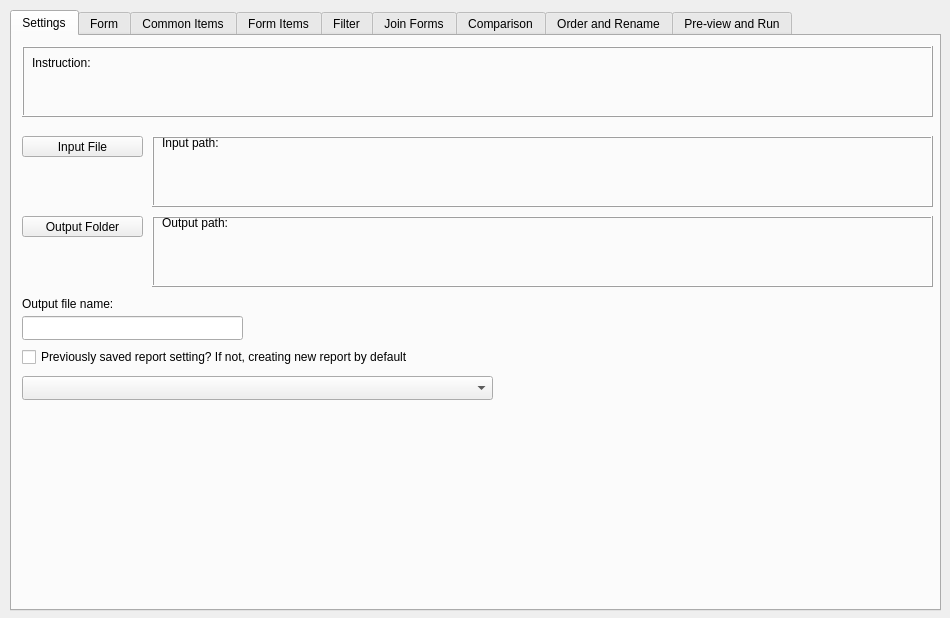
<?xml version="1.0" encoding="UTF-8"?>
<ui version="4.0">
 <class>Widget</class>
 <widget class="QWidget" name="Widget">
  <property name="geometry">
   <rect>
    <x>0</x>
    <y>0</y>
    <width>950</width>
    <height>618</height>
   </rect>
  </property>
  <property name="sizePolicy">
   <sizepolicy hsizetype="Preferred" vsizetype="Preferred">
    <horstretch>0</horstretch>
    <verstretch>0</verstretch>
   </sizepolicy>
  </property>
  <property name="windowTitle">
   <string>Widget</string>
  </property>
  <widget class="QTabWidget" name="tabWidget">
   <property name="geometry">
    <rect>
     <x>10</x>
     <y>10</y>
     <width>931</width>
     <height>601</height>
    </rect>
   </property>
   <property name="sizePolicy">
    <sizepolicy hsizetype="MinimumExpanding" vsizetype="MinimumExpanding">
     <horstretch>0</horstretch>
     <verstretch>0</verstretch>
    </sizepolicy>
   </property>
   <property name="tabPosition">
    <enum>QTabWidget::TabPosition::North</enum>
   </property>
   <property name="tabShape">
    <enum>QTabWidget::TabShape::Rounded</enum>
   </property>
   <property name="currentIndex">
    <number>0</number>
   </property>
   <widget class="QWidget" name="tab_input">
    <attribute name="title">
     <string>Settings</string>
    </attribute>
    <widget class="QPushButton" name="pushButton_input_file">
     <property name="geometry">
      <rect>
       <x>10</x>
       <y>100</y>
       <width>121</width>
       <height>21</height>
      </rect>
     </property>
     <property name="text">
      <string>Input File</string>
     </property>
     <property name="icon">
      <iconset theme="QIcon::ThemeIcon::EditFind"/>
     </property>
    </widget>
    <widget class="QFrame" name="frame">
     <property name="geometry">
      <rect>
       <x>10</x>
       <y>10</y>
       <width>911</width>
       <height>71</height>
      </rect>
     </property>
     <property name="frameShape">
      <enum>QFrame::Shape::Box</enum>
     </property>
     <property name="frameShadow">
      <enum>QFrame::Shadow::Raised</enum>
     </property>
     <widget class="QLabel" name="label">
      <property name="geometry">
       <rect>
        <x>10</x>
        <y>10</y>
        <width>891</width>
        <height>51</height>
       </rect>
      </property>
      <property name="text">
       <string>Instruction:</string>
      </property>
      <property name="alignment">
       <set>Qt::AlignmentFlag::AlignLeading|Qt::AlignmentFlag::AlignLeft|Qt::AlignmentFlag::AlignTop</set>
      </property>
      <property name="wordWrap">
       <bool>true</bool>
      </property>
     </widget>
    </widget>
    <widget class="QPushButton" name="pushButton_output_folder">
     <property name="geometry">
      <rect>
       <x>10</x>
       <y>180</y>
       <width>121</width>
       <height>21</height>
      </rect>
     </property>
     <property name="text">
      <string>Output Folder</string>
     </property>
     <property name="icon">
      <iconset theme="QIcon::ThemeIcon::DocumentSave"/>
     </property>
    </widget>
    <widget class="QComboBox" name="comboBox_saved_setting">
     <property name="geometry">
      <rect>
       <x>10</x>
       <y>340</y>
       <width>471</width>
       <height>24</height>
      </rect>
     </property>
    </widget>
    <widget class="QLineEdit" name="lineEdit_file_name">
     <property name="geometry">
      <rect>
       <x>10</x>
       <y>280</y>
       <width>221</width>
       <height>24</height>
      </rect>
     </property>
     <property name="text">
      <string/>
     </property>
     <property name="placeholderText">
      <string extracomment="Enter file name here"/>
     </property>
    </widget>
    <widget class="QCheckBox" name="checkBox_saved_setting">
     <property name="geometry">
      <rect>
       <x>10</x>
       <y>310</y>
       <width>391</width>
       <height>22</height>
      </rect>
     </property>
     <property name="text">
      <string>Previously saved report setting? If not, creating new report by default</string>
     </property>
    </widget>
    <widget class="QFrame" name="frame_2">
     <property name="geometry">
      <rect>
       <x>140</x>
       <y>100</y>
       <width>781</width>
       <height>71</height>
      </rect>
     </property>
     <property name="frameShape">
      <enum>QFrame::Shape::Box</enum>
     </property>
     <property name="frameShadow">
      <enum>QFrame::Shadow::Raised</enum>
     </property>
     <widget class="QLabel" name="label_input_file">
      <property name="geometry">
       <rect>
        <x>10</x>
        <y>0</y>
        <width>761</width>
        <height>71</height>
       </rect>
      </property>
      <property name="text">
       <string>Input path:</string>
      </property>
      <property name="alignment">
       <set>Qt::AlignmentFlag::AlignLeading|Qt::AlignmentFlag::AlignLeft|Qt::AlignmentFlag::AlignTop</set>
      </property>
      <property name="wordWrap">
       <bool>true</bool>
      </property>
     </widget>
    </widget>
    <widget class="QFrame" name="frame_3">
     <property name="geometry">
      <rect>
       <x>140</x>
       <y>180</y>
       <width>781</width>
       <height>71</height>
      </rect>
     </property>
     <property name="frameShape">
      <enum>QFrame::Shape::Box</enum>
     </property>
     <property name="frameShadow">
      <enum>QFrame::Shadow::Raised</enum>
     </property>
     <widget class="QLabel" name="label_output_folder">
      <property name="geometry">
       <rect>
        <x>10</x>
        <y>0</y>
        <width>761</width>
        <height>71</height>
       </rect>
      </property>
      <property name="text">
       <string>Output path:</string>
      </property>
      <property name="alignment">
       <set>Qt::AlignmentFlag::AlignLeading|Qt::AlignmentFlag::AlignLeft|Qt::AlignmentFlag::AlignTop</set>
      </property>
      <property name="wordWrap">
       <bool>true</bool>
      </property>
     </widget>
    </widget>
    <widget class="QLabel" name="label_2">
     <property name="geometry">
      <rect>
       <x>10</x>
       <y>260</y>
       <width>191</width>
       <height>16</height>
      </rect>
     </property>
     <property name="text">
      <string>Output file name:</string>
     </property>
    </widget>
   </widget>
   <widget class="QWidget" name="tab_forms">
    <attribute name="title">
     <string>Form</string>
    </attribute>
    <widget class="QFrame" name="frame_5">
     <property name="geometry">
      <rect>
       <x>10</x>
       <y>10</y>
       <width>911</width>
       <height>81</height>
      </rect>
     </property>
     <property name="frameShape">
      <enum>QFrame::Shape::Box</enum>
     </property>
     <property name="frameShadow">
      <enum>QFrame::Shadow::Raised</enum>
     </property>
     <widget class="QLabel" name="label_5">
      <property name="geometry">
       <rect>
        <x>10</x>
        <y>10</y>
        <width>891</width>
        <height>61</height>
       </rect>
      </property>
      <property name="text">
       <string>Instruction:</string>
      </property>
      <property name="alignment">
       <set>Qt::AlignmentFlag::AlignLeading|Qt::AlignmentFlag::AlignLeft|Qt::AlignmentFlag::AlignTop</set>
      </property>
      <property name="wordWrap">
       <bool>true</bool>
      </property>
     </widget>
    </widget>
    <widget class="QListWidget" name="listWidget_form_available">
     <property name="geometry">
      <rect>
       <x>10</x>
       <y>120</y>
       <width>300</width>
       <height>441</height>
      </rect>
     </property>
     <property name="verticalScrollBarPolicy">
      <enum>Qt::ScrollBarPolicy::ScrollBarAlwaysOn</enum>
     </property>
    </widget>
    <widget class="QListWidget" name="listWidget_form_selected">
     <property name="geometry">
      <rect>
       <x>620</x>
       <y>120</y>
       <width>300</width>
       <height>441</height>
      </rect>
     </property>
     <property name="verticalScrollBarPolicy">
      <enum>Qt::ScrollBarPolicy::ScrollBarAlwaysOn</enum>
     </property>
    </widget>
    <widget class="QPushButton" name="pushButton_select_form">
     <property name="geometry">
      <rect>
       <x>400</x>
       <y>190</y>
       <width>131</width>
       <height>24</height>
      </rect>
     </property>
     <property name="text">
      <string>Select Form</string>
     </property>
     <property name="icon">
      <iconset theme="QIcon::ThemeIcon::ListAdd"/>
     </property>
    </widget>
    <widget class="QPushButton" name="pushButton_remove_form">
     <property name="geometry">
      <rect>
       <x>400</x>
       <y>270</y>
       <width>131</width>
       <height>24</height>
      </rect>
     </property>
     <property name="text">
      <string>Remove Form</string>
     </property>
     <property name="icon">
      <iconset theme="QIcon::ThemeIcon::ListRemove"/>
     </property>
    </widget>
    <widget class="QPushButton" name="pushButton_select_all_form">
     <property name="geometry">
      <rect>
       <x>400</x>
       <y>350</y>
       <width>131</width>
       <height>24</height>
      </rect>
     </property>
     <property name="text">
      <string>Select All</string>
     </property>
     <property name="icon">
      <iconset theme="QIcon::ThemeIcon::MediaSeekForward"/>
     </property>
    </widget>
    <widget class="QPushButton" name="pushButton_remove_all_form">
     <property name="geometry">
      <rect>
       <x>400</x>
       <y>430</y>
       <width>131</width>
       <height>24</height>
      </rect>
     </property>
     <property name="text">
      <string>Remove All</string>
     </property>
     <property name="icon">
      <iconset theme="QIcon::ThemeIcon::MediaSeekBackward"/>
     </property>
    </widget>
    <widget class="QLabel" name="label_10">
     <property name="geometry">
      <rect>
       <x>10</x>
       <y>90</y>
       <width>301</width>
       <height>31</height>
      </rect>
     </property>
     <property name="text">
      <string>Available Forms for selection</string>
     </property>
     <property name="alignment">
      <set>Qt::AlignmentFlag::AlignCenter</set>
     </property>
    </widget>
    <widget class="QLabel" name="label_11">
     <property name="geometry">
      <rect>
       <x>620</x>
       <y>90</y>
       <width>301</width>
       <height>31</height>
      </rect>
     </property>
     <property name="text">
      <string>Selected Forms</string>
     </property>
     <property name="alignment">
      <set>Qt::AlignmentFlag::AlignCenter</set>
     </property>
    </widget>
   </widget>
   <widget class="QWidget" name="tab_common_items">
    <attribute name="title">
     <string>Common Items</string>
    </attribute>
    <widget class="QListWidget" name="listWidget_common_item_available">
     <property name="geometry">
      <rect>
       <x>10</x>
       <y>120</y>
       <width>300</width>
       <height>441</height>
      </rect>
     </property>
     <property name="verticalScrollBarPolicy">
      <enum>Qt::ScrollBarPolicy::ScrollBarAlwaysOn</enum>
     </property>
    </widget>
    <widget class="QListWidget" name="listWidget_common_item_selected">
     <property name="geometry">
      <rect>
       <x>620</x>
       <y>120</y>
       <width>300</width>
       <height>441</height>
      </rect>
     </property>
     <property name="verticalScrollBarPolicy">
      <enum>Qt::ScrollBarPolicy::ScrollBarAlwaysOn</enum>
     </property>
    </widget>
    <widget class="QLabel" name="label_31">
     <property name="geometry">
      <rect>
       <x>10</x>
       <y>90</y>
       <width>301</width>
       <height>31</height>
      </rect>
     </property>
     <property name="text">
      <string>Available Items for selection</string>
     </property>
     <property name="alignment">
      <set>Qt::AlignmentFlag::AlignCenter</set>
     </property>
    </widget>
    <widget class="QFrame" name="frame_21">
     <property name="geometry">
      <rect>
       <x>10</x>
       <y>10</y>
       <width>911</width>
       <height>81</height>
      </rect>
     </property>
     <property name="frameShape">
      <enum>QFrame::Shape::Box</enum>
     </property>
     <property name="frameShadow">
      <enum>QFrame::Shadow::Raised</enum>
     </property>
     <widget class="QLabel" name="label_33">
      <property name="geometry">
       <rect>
        <x>10</x>
        <y>10</y>
        <width>891</width>
        <height>61</height>
       </rect>
      </property>
      <property name="text">
       <string>Instruction:</string>
      </property>
      <property name="alignment">
       <set>Qt::AlignmentFlag::AlignLeading|Qt::AlignmentFlag::AlignLeft|Qt::AlignmentFlag::AlignTop</set>
      </property>
      <property name="wordWrap">
       <bool>true</bool>
      </property>
     </widget>
    </widget>
    <widget class="QLabel" name="label_34">
     <property name="geometry">
      <rect>
       <x>620</x>
       <y>90</y>
       <width>301</width>
       <height>31</height>
      </rect>
     </property>
     <property name="text">
      <string>Selected Items</string>
     </property>
     <property name="alignment">
      <set>Qt::AlignmentFlag::AlignCenter</set>
     </property>
    </widget>
    <widget class="QPushButton" name="pushButton_select_common_item">
     <property name="geometry">
      <rect>
       <x>400</x>
       <y>190</y>
       <width>131</width>
       <height>24</height>
      </rect>
     </property>
     <property name="text">
      <string>Select Item</string>
     </property>
     <property name="icon">
      <iconset theme="QIcon::ThemeIcon::ListAdd"/>
     </property>
    </widget>
    <widget class="QPushButton" name="pushButton_select_all_common_item">
     <property name="geometry">
      <rect>
       <x>400</x>
       <y>350</y>
       <width>131</width>
       <height>24</height>
      </rect>
     </property>
     <property name="text">
      <string>Select All</string>
     </property>
     <property name="icon">
      <iconset theme="QIcon::ThemeIcon::MediaSeekForward"/>
     </property>
    </widget>
    <widget class="QPushButton" name="pushButton_remove_all_common_item">
     <property name="geometry">
      <rect>
       <x>400</x>
       <y>430</y>
       <width>131</width>
       <height>24</height>
      </rect>
     </property>
     <property name="text">
      <string>Remove All</string>
     </property>
     <property name="icon">
      <iconset theme="QIcon::ThemeIcon::MediaSeekBackward"/>
     </property>
    </widget>
    <widget class="QPushButton" name="pushButton_remove_common_item">
     <property name="geometry">
      <rect>
       <x>400</x>
       <y>270</y>
       <width>131</width>
       <height>24</height>
      </rect>
     </property>
     <property name="text">
      <string>Remove Item</string>
     </property>
     <property name="icon">
      <iconset theme="QIcon::ThemeIcon::ListRemove"/>
     </property>
    </widget>
   </widget>
   <widget class="QWidget" name="tab_form_items">
    <attribute name="title">
     <string>Form Items</string>
    </attribute>
    <widget class="QListWidget" name="listWidget_form_item_available">
     <property name="geometry">
      <rect>
       <x>10</x>
       <y>120</y>
       <width>300</width>
       <height>441</height>
      </rect>
     </property>
     <property name="verticalScrollBarPolicy">
      <enum>Qt::ScrollBarPolicy::ScrollBarAlwaysOn</enum>
     </property>
    </widget>
    <widget class="QListWidget" name="listWidget_form_item_selected">
     <property name="geometry">
      <rect>
       <x>620</x>
       <y>120</y>
       <width>300</width>
       <height>441</height>
      </rect>
     </property>
     <property name="verticalScrollBarPolicy">
      <enum>Qt::ScrollBarPolicy::ScrollBarAlwaysOn</enum>
     </property>
    </widget>
    <widget class="QLabel" name="label_12">
     <property name="geometry">
      <rect>
       <x>10</x>
       <y>90</y>
       <width>301</width>
       <height>31</height>
      </rect>
     </property>
     <property name="text">
      <string>Available Items for selection</string>
     </property>
     <property name="alignment">
      <set>Qt::AlignmentFlag::AlignCenter</set>
     </property>
    </widget>
    <widget class="QLabel" name="label_13">
     <property name="geometry">
      <rect>
       <x>620</x>
       <y>90</y>
       <width>301</width>
       <height>31</height>
      </rect>
     </property>
     <property name="text">
      <string>Selected Items</string>
     </property>
     <property name="alignment">
      <set>Qt::AlignmentFlag::AlignCenter</set>
     </property>
    </widget>
    <widget class="QPushButton" name="pushButton_select_form_item">
     <property name="geometry">
      <rect>
       <x>400</x>
       <y>190</y>
       <width>131</width>
       <height>24</height>
      </rect>
     </property>
     <property name="text">
      <string>Select Item</string>
     </property>
     <property name="icon">
      <iconset theme="QIcon::ThemeIcon::ListAdd"/>
     </property>
    </widget>
    <widget class="QPushButton" name="pushButton_remove_form_item">
     <property name="geometry">
      <rect>
       <x>400</x>
       <y>270</y>
       <width>131</width>
       <height>24</height>
      </rect>
     </property>
     <property name="text">
      <string>Remove Item</string>
     </property>
     <property name="icon">
      <iconset theme="QIcon::ThemeIcon::ListRemove"/>
     </property>
    </widget>
    <widget class="QPushButton" name="pushButton_select_all_form_item">
     <property name="geometry">
      <rect>
       <x>400</x>
       <y>350</y>
       <width>131</width>
       <height>24</height>
      </rect>
     </property>
     <property name="text">
      <string>Select All</string>
     </property>
     <property name="icon">
      <iconset theme="QIcon::ThemeIcon::MediaSeekForward"/>
     </property>
    </widget>
    <widget class="QPushButton" name="pushButton_remove_all_form_item">
     <property name="geometry">
      <rect>
       <x>400</x>
       <y>430</y>
       <width>131</width>
       <height>24</height>
      </rect>
     </property>
     <property name="text">
      <string>Remove All</string>
     </property>
     <property name="icon">
      <iconset theme="QIcon::ThemeIcon::MediaSeekBackward"/>
     </property>
    </widget>
    <widget class="QFrame" name="frame_22">
     <property name="geometry">
      <rect>
       <x>10</x>
       <y>10</y>
       <width>911</width>
       <height>81</height>
      </rect>
     </property>
     <property name="frameShape">
      <enum>QFrame::Shape::Box</enum>
     </property>
     <property name="frameShadow">
      <enum>QFrame::Shadow::Raised</enum>
     </property>
     <widget class="QLabel" name="label_35">
      <property name="geometry">
       <rect>
        <x>10</x>
        <y>10</y>
        <width>891</width>
        <height>61</height>
       </rect>
      </property>
      <property name="text">
       <string>Instruction:</string>
      </property>
      <property name="alignment">
       <set>Qt::AlignmentFlag::AlignLeading|Qt::AlignmentFlag::AlignLeft|Qt::AlignmentFlag::AlignTop</set>
      </property>
      <property name="wordWrap">
       <bool>true</bool>
      </property>
     </widget>
    </widget>
   </widget>
   <widget class="QWidget" name="tab_static_filter">
    <attribute name="title">
     <string>Filter</string>
    </attribute>
    <widget class="QFrame" name="frame_23">
     <property name="geometry">
      <rect>
       <x>10</x>
       <y>10</y>
       <width>911</width>
       <height>81</height>
      </rect>
     </property>
     <property name="frameShape">
      <enum>QFrame::Shape::Box</enum>
     </property>
     <property name="frameShadow">
      <enum>QFrame::Shadow::Raised</enum>
     </property>
     <widget class="QLabel" name="label_36">
      <property name="geometry">
       <rect>
        <x>10</x>
        <y>10</y>
        <width>891</width>
        <height>61</height>
       </rect>
      </property>
      <property name="text">
       <string>Instruction:</string>
      </property>
      <property name="alignment">
       <set>Qt::AlignmentFlag::AlignLeading|Qt::AlignmentFlag::AlignLeft|Qt::AlignmentFlag::AlignTop</set>
      </property>
      <property name="wordWrap">
       <bool>true</bool>
      </property>
     </widget>
    </widget>
    <widget class="QTableWidget" name="tableWidget_static_filter">
     <property name="geometry">
      <rect>
       <x>10</x>
       <y>100</y>
       <width>911</width>
       <height>421</height>
      </rect>
     </property>
     <attribute name="horizontalHeaderDefaultSectionSize">
      <number>295</number>
     </attribute>
     <column>
      <property name="text">
       <string>Item Name</string>
      </property>
     </column>
     <column>
      <property name="text">
       <string>Operator</string>
      </property>
     </column>
     <column>
      <property name="text">
       <string>Value</string>
      </property>
     </column>
    </widget>
    <widget class="QPushButton" name="pushButton_static_filter_remove">
     <property name="geometry">
      <rect>
       <x>790</x>
       <y>530</y>
       <width>131</width>
       <height>31</height>
      </rect>
     </property>
     <property name="text">
      <string>Remove Item</string>
     </property>
     <property name="icon">
      <iconset theme="QIcon::ThemeIcon::ListRemove"/>
     </property>
    </widget>
    <widget class="QPushButton" name="pushButton_static_filter_add">
     <property name="geometry">
      <rect>
       <x>10</x>
       <y>530</y>
       <width>131</width>
       <height>31</height>
      </rect>
     </property>
     <property name="text">
      <string>Add New Item</string>
     </property>
     <property name="icon">
      <iconset theme="QIcon::ThemeIcon::ListAdd"/>
     </property>
    </widget>
   </widget>
   <widget class="QWidget" name="tab_join">
    <attribute name="title">
     <string>Join Forms</string>
    </attribute>
    <widget class="QTableWidget" name="tableWidget_join">
     <property name="geometry">
      <rect>
       <x>10</x>
       <y>100</y>
       <width>911</width>
       <height>461</height>
      </rect>
     </property>
     <attribute name="horizontalHeaderMinimumSectionSize">
      <number>36</number>
     </attribute>
     <attribute name="horizontalHeaderDefaultSectionSize">
      <number>145</number>
     </attribute>
     <attribute name="verticalHeaderDefaultSectionSize">
      <number>30</number>
     </attribute>
     <column>
      <property name="text">
       <string>Form Name</string>
      </property>
     </column>
     <column>
      <property name="text">
       <string>Item 1</string>
      </property>
     </column>
     <column>
      <property name="text">
       <string>Item 2</string>
      </property>
     </column>
     <column>
      <property name="text">
       <string>Item 3</string>
      </property>
     </column>
     <column>
      <property name="text">
       <string>Join Order</string>
      </property>
     </column>
     <column>
      <property name="text">
       <string>Join type</string>
      </property>
     </column>
    </widget>
    <widget class="QFrame" name="frame_24">
     <property name="geometry">
      <rect>
       <x>10</x>
       <y>10</y>
       <width>911</width>
       <height>81</height>
      </rect>
     </property>
     <property name="frameShape">
      <enum>QFrame::Shape::Box</enum>
     </property>
     <property name="frameShadow">
      <enum>QFrame::Shadow::Raised</enum>
     </property>
     <widget class="QLabel" name="label_37">
      <property name="geometry">
       <rect>
        <x>10</x>
        <y>10</y>
        <width>891</width>
        <height>61</height>
       </rect>
      </property>
      <property name="text">
       <string>Instruction:</string>
      </property>
      <property name="alignment">
       <set>Qt::AlignmentFlag::AlignLeading|Qt::AlignmentFlag::AlignLeft|Qt::AlignmentFlag::AlignTop</set>
      </property>
      <property name="wordWrap">
       <bool>true</bool>
      </property>
     </widget>
    </widget>
   </widget>
   <widget class="QWidget" name="tab_dynamic_filter">
    <attribute name="title">
     <string>Comparison</string>
    </attribute>
    <widget class="QTableWidget" name="tableWidget_dynamic_filter">
     <property name="geometry">
      <rect>
       <x>10</x>
       <y>100</y>
       <width>911</width>
       <height>421</height>
      </rect>
     </property>
     <attribute name="horizontalHeaderDefaultSectionSize">
      <number>290</number>
     </attribute>
     <column>
      <property name="text">
       <string>Item 1</string>
      </property>
     </column>
     <column>
      <property name="text">
       <string>Operator</string>
      </property>
     </column>
     <column>
      <property name="text">
       <string>Item 2</string>
      </property>
     </column>
    </widget>
    <widget class="QFrame" name="frame_25">
     <property name="geometry">
      <rect>
       <x>10</x>
       <y>10</y>
       <width>911</width>
       <height>81</height>
      </rect>
     </property>
     <property name="frameShape">
      <enum>QFrame::Shape::Box</enum>
     </property>
     <property name="frameShadow">
      <enum>QFrame::Shadow::Raised</enum>
     </property>
     <widget class="QLabel" name="label_38">
      <property name="geometry">
       <rect>
        <x>10</x>
        <y>10</y>
        <width>891</width>
        <height>61</height>
       </rect>
      </property>
      <property name="text">
       <string>Instruction:</string>
      </property>
      <property name="alignment">
       <set>Qt::AlignmentFlag::AlignLeading|Qt::AlignmentFlag::AlignLeft|Qt::AlignmentFlag::AlignTop</set>
      </property>
      <property name="wordWrap">
       <bool>true</bool>
      </property>
     </widget>
    </widget>
    <widget class="QPushButton" name="pushButton_dynamic_filter_add">
     <property name="geometry">
      <rect>
       <x>10</x>
       <y>530</y>
       <width>131</width>
       <height>31</height>
      </rect>
     </property>
     <property name="text">
      <string>Add New Item</string>
     </property>
     <property name="icon">
      <iconset theme="QIcon::ThemeIcon::ListAdd"/>
     </property>
    </widget>
    <widget class="QPushButton" name="pushButton_dynamic_filter_remove">
     <property name="geometry">
      <rect>
       <x>790</x>
       <y>530</y>
       <width>131</width>
       <height>31</height>
      </rect>
     </property>
     <property name="text">
      <string>Remove Item</string>
     </property>
     <property name="icon">
      <iconset theme="QIcon::ThemeIcon::ListRemove"/>
     </property>
    </widget>
   </widget>
   <widget class="QWidget" name="tab_rename_order">
    <attribute name="title">
     <string>Order and Rename</string>
    </attribute>
    <widget class="QTableWidget" name="tableWidget_rename">
     <property name="geometry">
      <rect>
       <x>360</x>
       <y>120</y>
       <width>561</width>
       <height>441</height>
      </rect>
     </property>
     <attribute name="horizontalHeaderDefaultSectionSize">
      <number>275</number>
     </attribute>
     <column>
      <property name="text">
       <string>Original Item Name</string>
      </property>
     </column>
     <column>
      <property name="text">
       <string>New Item Name</string>
      </property>
     </column>
    </widget>
    <widget class="QFrame" name="frame_26">
     <property name="geometry">
      <rect>
       <x>10</x>
       <y>10</y>
       <width>911</width>
       <height>81</height>
      </rect>
     </property>
     <property name="frameShape">
      <enum>QFrame::Shape::Box</enum>
     </property>
     <property name="frameShadow">
      <enum>QFrame::Shadow::Raised</enum>
     </property>
     <widget class="QLabel" name="label_39">
      <property name="geometry">
       <rect>
        <x>10</x>
        <y>10</y>
        <width>891</width>
        <height>61</height>
       </rect>
      </property>
      <property name="text">
       <string>Instruction:</string>
      </property>
      <property name="alignment">
       <set>Qt::AlignmentFlag::AlignLeading|Qt::AlignmentFlag::AlignLeft|Qt::AlignmentFlag::AlignTop</set>
      </property>
      <property name="wordWrap">
       <bool>true</bool>
      </property>
     </widget>
    </widget>
    <widget class="QListWidget" name="listWidget_items_order">
     <property name="geometry">
      <rect>
       <x>80</x>
       <y>120</y>
       <width>261</width>
       <height>441</height>
      </rect>
     </property>
    </widget>
    <widget class="QPushButton" name="pushButton_order_up">
     <property name="geometry">
      <rect>
       <x>10</x>
       <y>210</y>
       <width>51</width>
       <height>24</height>
      </rect>
     </property>
     <property name="text">
      <string>Up</string>
     </property>
    </widget>
    <widget class="QPushButton" name="pushButton_order_down">
     <property name="geometry">
      <rect>
       <x>10</x>
       <y>390</y>
       <width>51</width>
       <height>24</height>
      </rect>
     </property>
     <property name="text">
      <string>Down</string>
     </property>
    </widget>
    <widget class="QLabel" name="label_3">
     <property name="geometry">
      <rect>
       <x>80</x>
       <y>89</y>
       <width>261</width>
       <height>31</height>
      </rect>
     </property>
     <property name="text">
      <string>Column Order</string>
     </property>
     <property name="alignment">
      <set>Qt::AlignmentFlag::AlignCenter</set>
     </property>
    </widget>
    <widget class="QLabel" name="label_4">
     <property name="geometry">
      <rect>
       <x>358</x>
       <y>89</y>
       <width>561</width>
       <height>31</height>
      </rect>
     </property>
     <property name="text">
      <string>Column Rename</string>
     </property>
     <property name="alignment">
      <set>Qt::AlignmentFlag::AlignCenter</set>
     </property>
    </widget>
    <widget class="Line" name="line">
     <property name="geometry">
      <rect>
       <x>340</x>
       <y>100</y>
       <width>20</width>
       <height>461</height>
      </rect>
     </property>
     <property name="sizePolicy">
      <sizepolicy hsizetype="Fixed" vsizetype="Fixed">
       <horstretch>0</horstretch>
       <verstretch>0</verstretch>
      </sizepolicy>
     </property>
     <property name="orientation">
      <enum>Qt::Orientation::Vertical</enum>
     </property>
    </widget>
   </widget>
   <widget class="QWidget" name="tab_preview_run">
    <attribute name="title">
     <string>Pre-view and Run</string>
    </attribute>
    <widget class="QPushButton" name="pushButton_run_and_save">
     <property name="geometry">
      <rect>
       <x>500</x>
       <y>510</y>
       <width>131</width>
       <height>51</height>
      </rect>
     </property>
     <property name="text">
      <string>Run and Save</string>
     </property>
     <property name="icon">
      <iconset theme="QIcon::ThemeIcon::DocumentSend"/>
     </property>
    </widget>
    <widget class="QCheckBox" name="checkBox_save_current_setting">
     <property name="geometry">
      <rect>
       <x>10</x>
       <y>480</y>
       <width>251</width>
       <height>22</height>
      </rect>
     </property>
     <property name="text">
      <string>Save the current setting?</string>
     </property>
    </widget>
    <widget class="QLineEdit" name="lineEdit_setting_name">
     <property name="geometry">
      <rect>
       <x>10</x>
       <y>540</y>
       <width>471</width>
       <height>24</height>
      </rect>
     </property>
    </widget>
    <widget class="QLabel" name="label_14">
     <property name="geometry">
      <rect>
       <x>10</x>
       <y>510</y>
       <width>101</width>
       <height>16</height>
      </rect>
     </property>
     <property name="text">
      <string>Setting name</string>
     </property>
    </widget>
    <widget class="QLabel" name="label_confirmation">
     <property name="geometry">
      <rect>
       <x>640</x>
       <y>500</y>
       <width>281</width>
       <height>61</height>
      </rect>
     </property>
     <property name="text">
      <string>Confirmation:</string>
     </property>
     <property name="wordWrap">
      <bool>true</bool>
     </property>
    </widget>
    <widget class="QFrame" name="frame_27">
     <property name="geometry">
      <rect>
       <x>10</x>
       <y>10</y>
       <width>911</width>
       <height>81</height>
      </rect>
     </property>
     <property name="frameShape">
      <enum>QFrame::Shape::Box</enum>
     </property>
     <property name="frameShadow">
      <enum>QFrame::Shadow::Raised</enum>
     </property>
     <widget class="QLabel" name="label_40">
      <property name="geometry">
       <rect>
        <x>10</x>
        <y>10</y>
        <width>891</width>
        <height>61</height>
       </rect>
      </property>
      <property name="text">
       <string>Instruction:</string>
      </property>
      <property name="alignment">
       <set>Qt::AlignmentFlag::AlignLeading|Qt::AlignmentFlag::AlignLeft|Qt::AlignmentFlag::AlignTop</set>
      </property>
      <property name="wordWrap">
       <bool>true</bool>
      </property>
     </widget>
    </widget>
    <widget class="QTableView" name="tableView_preview">
     <property name="geometry">
      <rect>
       <x>10</x>
       <y>100</y>
       <width>911</width>
       <height>371</height>
      </rect>
     </property>
    </widget>
   </widget>
  </widget>
 </widget>
 <resources/>
 <connections/>
</ui>
